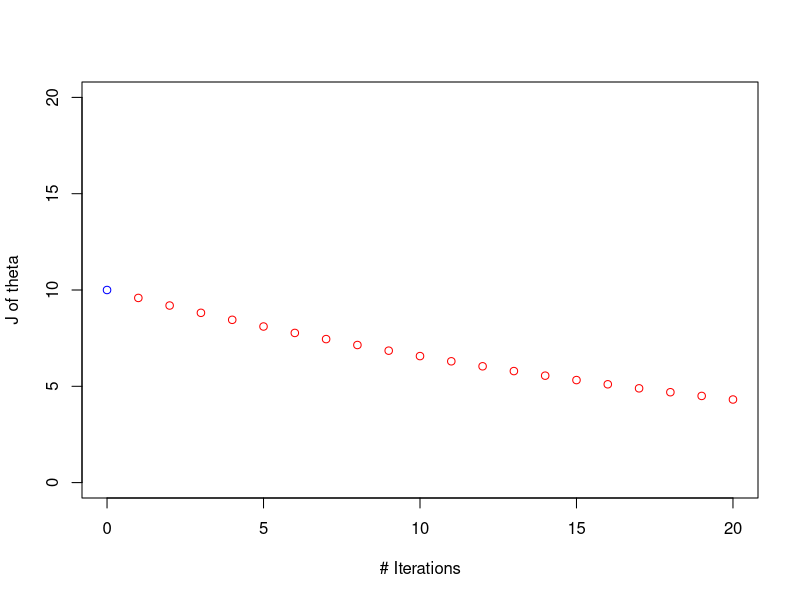
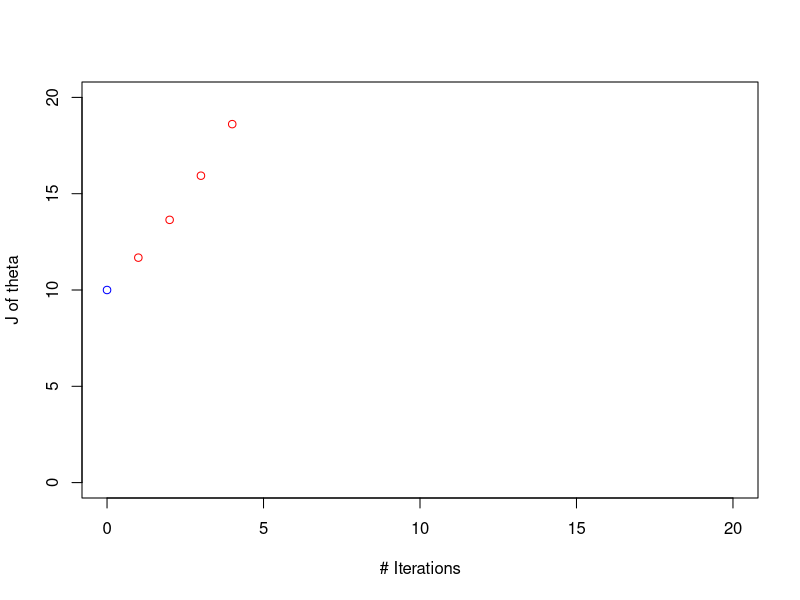
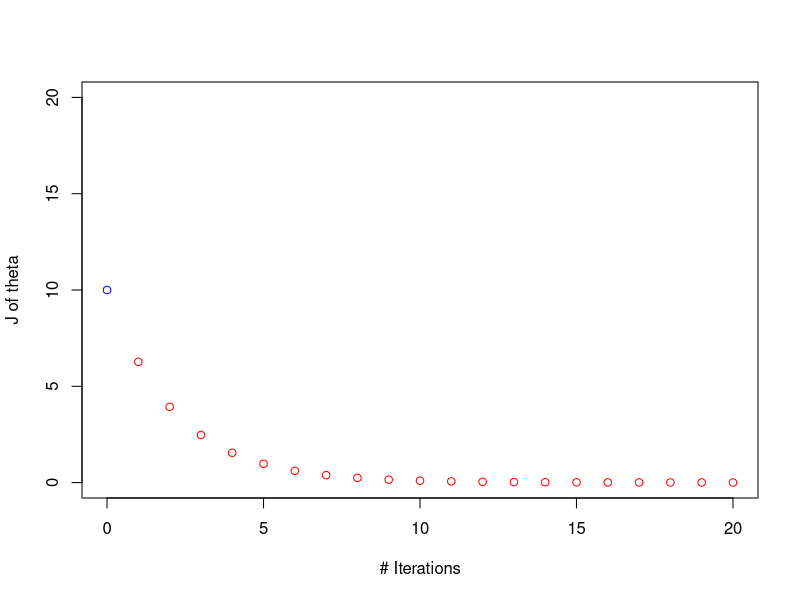

Write the R code that produced these figures, in order.
# Linear Regression with Gradient Descent 
# Two examples: straight line, scattered data points

plotMinimization <- function(point, iter) {
    points(iter, point, col="red")
}

# Cost function using linear regression model
computeCost <- function(X, y, theta)
{
    m <- length(y)
    
    J <- 0
    
    # Compute slope intercpet 
    # y <- y_intercept + slope * x
    # y is called h since it is our hypothesis
    # theta is the slope and intercept
    h <- X %*% theta
    error <- h - y
    error_sqr <- error ^ 2
    error_sum <- sum(error_sqr)
    J = (1/2/m) * error_sum
    J
    
}

gradientDescent <- function(X, y, theta, alpha, num_iters)
{
    m <- length(y)
    J_history <- list(0, num_iters)
    
    for (iter in 1:num_iters)
    {
        h = X %*% theta
        theta = theta - alpha/m*(t(X) %*% (h - y))
        J_history[iter] = computeCost(X, y, theta)
        plotMinimization(J_history[iter], iter);
        
    }
    theta
}

minimize <- function(iterations, X, y, m, theta, alpha)
{
    
    # Plot minimization
    current_cost <- computeCost(X, y, theta)
    if (current_cost > iterations) {
        largest <- current_cost
    } else {
        largest <- iterations
    }
    plot(0:largest, 0:largest, type="n", xlab = "# Iterations", ylab="J of theta")
    points(0, current_cost, col="blue")
    theta <- gradientDescent(X, y, theta, alpha, iterations)
    print("Found theta: ")
    print(theta[1])
    print(theta[2])
    
    return(theta)
}

predict <- function(alpha){
    # Run minimization with a straight line
    X <- c(1, 2, 3, 4, 5, 6, 7)
    y <- c(1, 2, 3, 4, 5, 6, 7)
    # Get number of test cases
    m <- length(y)
    # Theta is the weights of our learning 
    # algorithm
    theta <- matrix(0, 2, 1)
    # Add a column with value 1 for multiplication
    X <- cbind(1, X)
    # How many iterations
    iterations <- 20
    # Run minimization
    theta <- minimize(iterations, X, y, m, theta, alpha)

}

# Test with a small learning rate
predict(0.001)
# Test with a large learning rate
predict(0.1)
# Just right 
predict(0.01)
